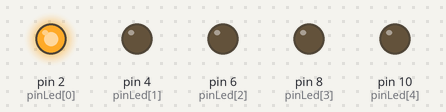
Bench run of a sketch on a simulated Arduino Uno, built with avr-gcc and run on an emulated ATmega328P. Shown: output pins drawn as LEDs (lit = HIGH). What the sketch prints to the serial monitor is not drawn.

Above: at 0.11 s.
At 0.91 s:
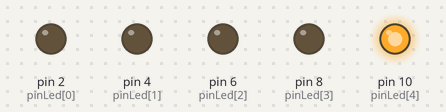
At 1.11 s:
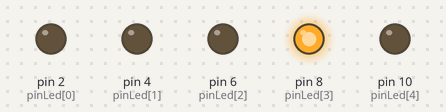
At 2.12 s:
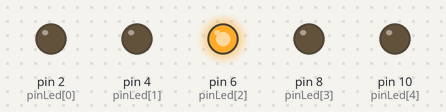
At 3.52 s:
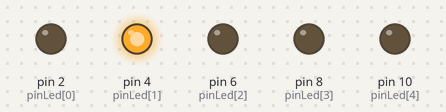
Timing chart, 0 to 3.8 s (numbered marks = the images above):
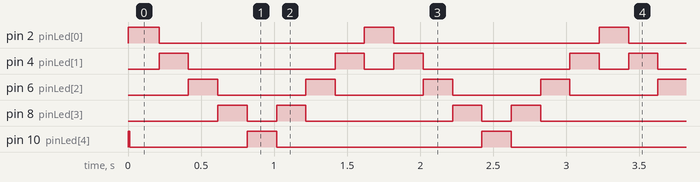

The sketch:

sketch_k2000.ino
```cpp
//5 leds positionnees Pin 2,4,6,8,10

int pinLed[5]={2, 4, 6, 8, 10}; //Tableau listant les pins

//tableau a double entrée : 25 séquences et l'etat des 5 leds. Premier chiffre les colonnes, 2eme chiffre les leds
boolean affichage[8][5]={
  1,0,0,0,0,
  0,1,0,0,0,
  0,0,1,0,0,
  0,0,0,1,0,
  0,0,0,0,1,
  0,0,0,1,0,
  0,0,1,0,0,
  0,1,0,0,0};


void setup() {
  //boucle pour indiquer le mode de fonctionnement des pins et éteindre les leds
  Serial.begin(9600); //Initialisation de la communication
  Serial.println(pinLed[0]);
  Serial.println(pinLed[1]);
  Serial.println(pinLed[2]);
  Serial.println(pinLed[3]);
  Serial.println(pinLed[4]);

  for (int i=0;i<5;i++)
  {
    pinMode(pinLed[i], OUTPUT);
    Serial.println (i);
    //delay(1000);
    Serial.println(pinLed[i]);
    //delay(1000);
    digitalWrite(pinLed[i],HIGH);
  }
}


void loop() {
  // boucle de séquences d'affichage, on parcours les 25 colonnes compteur i
  for (int i=0;i<8;i++)
  {
    for (int p=0;p<5;p++) // boucle d'etat des lignes de pins, compteur P

    {
      Serial.println(i);
      Serial.println(p);
      //delay(90);
      boolean etat=affichage[i][p]; // on récupére la valeur du tableau dans la variable etat
      digitalWrite(pinLed[p],etat); // on met chaque ligne de la led dans l'etat correspondant
    }
    delay(200); // 200 M seconde entre chaque séquence
  }
//  fin des séquences, on repart au début

}
```

Measured:
- by itself, pin 2 (pinLed[0]): alternates HIGH for 0.20 s and LOW for 1.4 s
- by itself, pin 4 (pinLed[1]): repeats every 1.6 s: LOW 1.0 s, HIGH 0.20 s, LOW 0.20 s, HIGH 0.20 s
- by itself, pin 6 (pinLed[2]): alternates HIGH for 0.20 s and LOW for 0.60 s
- by itself, pin 8 (pinLed[3]): repeats every 1.6 s: LOW 0.20 s, HIGH 0.20 s, LOW 1.0 s, HIGH 0.20 s
- by itself, pin 10 (pinLed[4]): repeats every 1.6 s: HIGH 0.20 s, LOW 1.4 s
